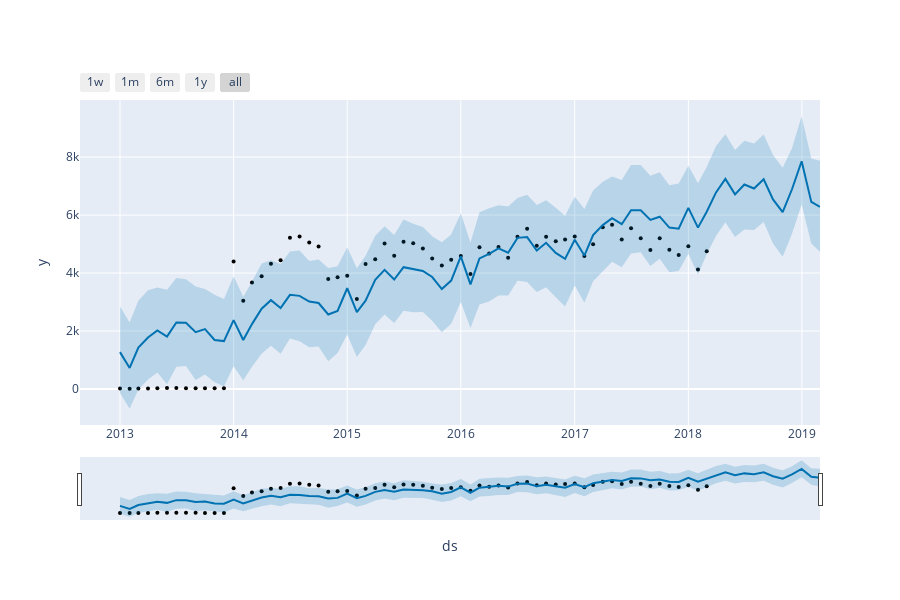

Notebook source saved alongside this figure:
### Code cell
plot_plotly(model_prophet_full, forecast_prophet)
